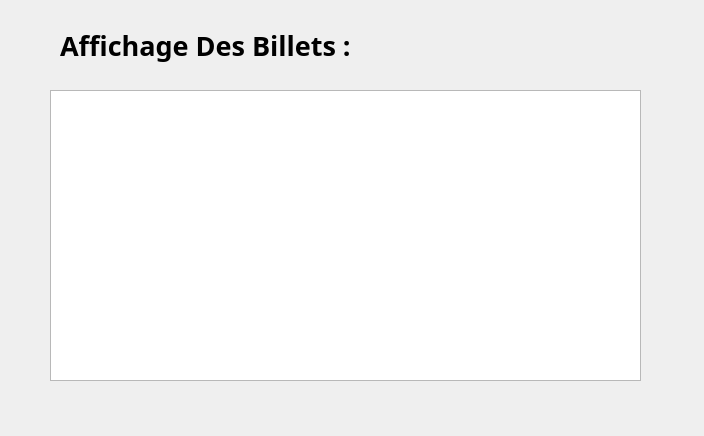
<?xml version="1.0" encoding="UTF-8"?>
<ui version="4.0">
 <class>Afficher_Billet</class>
 <widget class="QDialog" name="Afficher_Billet">
  <property name="geometry">
   <rect>
    <x>0</x>
    <y>0</y>
    <width>704</width>
    <height>436</height>
   </rect>
  </property>
  <property name="windowTitle">
   <string>Dialog</string>
  </property>
  <widget class="QLabel" name="label">
   <property name="geometry">
    <rect>
     <x>60</x>
     <y>20</y>
     <width>321</width>
     <height>51</height>
    </rect>
   </property>
   <property name="font">
    <font>
     <family>Segoe UI Variable Display Semib</family>
     <pointsize>20</pointsize>
     <bold>true</bold>
    </font>
   </property>
   <property name="text">
    <string>Affichage Des Billets :</string>
   </property>
  </widget>
  <widget class="QTableView" name="tableView">
   <property name="geometry">
    <rect>
     <x>50</x>
     <y>90</y>
     <width>591</width>
     <height>291</height>
    </rect>
   </property>
  </widget>
 </widget>
 <resources/>
 <connections/>
</ui>
